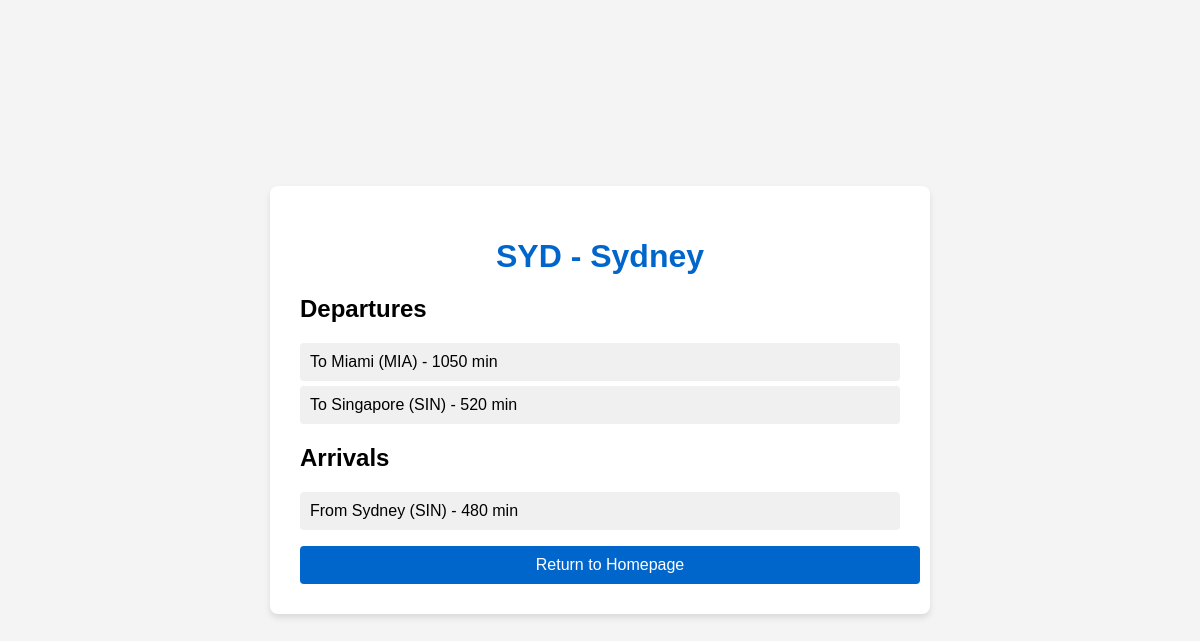
The app's page /airport/SYD/ with its own data.
### flights/models.py (models this page shows, shortened)
class Airport(models.Model):
    code = models.CharField(max_length=3, unique=True)
    city = models.CharField(max_length=100)

class Flight(models.Model):
    origin = models.ForeignKey(
        Airport,
        on_delete=models.CASCADE,
        related_name='departing_flights'
    )
    destination = models.ForeignKey(
        Airport,
        on_delete=models.CASCADE,
        related_name='arriving_flights'
    )
    duration = models.IntegerField(help_text="Flight duration in minutes")
    capacity = models.IntegerField(default=180)

### flights/views.py (the view)
# urls.py: path('airport/<str:airport_code>/', views.airport_detail, name='airport_detail'),
def airport_detail(request, airport_code):
    airport = get_object_or_404(Airport, code=airport_code)
    departing_flights = airport.departing_flights.all()
    arriving_flights = airport.arriving_flights.all()
    return render(request, 'flights/airport_detail.html', {
        'airport': airport,
        'departing_flights': departing_flights,
        'arriving_flights': arriving_flights
    })

### flights/templates/flights/airport_detail.html (shortened to what this page needs)
{% load static %}
<!DOCTYPE html>
<html lang="en">
<head>
    <link rel="stylesheet" href="{% static 'css/styles.css' %}">
</head>
<body>
    <div class="container">
        <h1>{{ airport.code }} - {{ airport.city }}</h1>
        <div class="airport-flights">
            <h2>Departures</h2>
            <ul>
                {% for flight in departing_flights %}
                    <li>To {{ flight.destination.city }} ({{ flight.destination.code }}) - {{ flight.duration }} min</li>
                {% empty %}
                    <li>No departing flights</li>
                {% endfor %}
            </ul>
            <h2>Arrivals</h2>
            <ul>
                {% for flight in arriving_flights %}
                    <li>From {{ flight.destination.city }} ({{ flight.origin.code }}) - {{ flight.duration }} min</li>
                {% empty %}
                    <li>No arriving flights</li>
                {% endfor %}
            </ul>
        </div>
        <a href="{% url 'index' %}" class="home-button">Return to Homepage</a>
    </div>
</body>
</html>

### flights/static/css/styles.css (style rules this page uses)
body { font-family: Arial, sans-serif; background-color: #f4f4f4; margin: 0; padding: 0; display: flex; justify-content: center; align-items: center; min-height: 100vh; }
.container { background-color: white; border-radius: 8px; box-shadow: 0 4px 6px rgba(0, 0, 0, 0.1); padding: 30px; width: 100%; max-width: 600px; }
h1 { color: #0066cc; text-align: center; margin-bottom: 20px; }
.submit-button, .home-button, .book-button, .back-button { display: block; width: 100%; padding: 10px; background-color: #0066cc; color: white; border: none; border-radius: 4px; text-align: center; text-decoration: none; margin-top: 10px; }
.airport-flights ul { list-style-type: none; padding: 0; }
.airport-flights li { background-color: #f0f0f0; margin: 5px 0; padding: 10px; border-radius: 4px; }

### records on screen
Airport: code "SYD", city "Sydney"
Flight: destination.city "Miami", destination.code "MIA", duration "1050"
Flight: destination.city "Singapore", destination.code "SIN", duration "520"
Flight: destination.city "Sydney", origin.code "SIN", duration "480"
